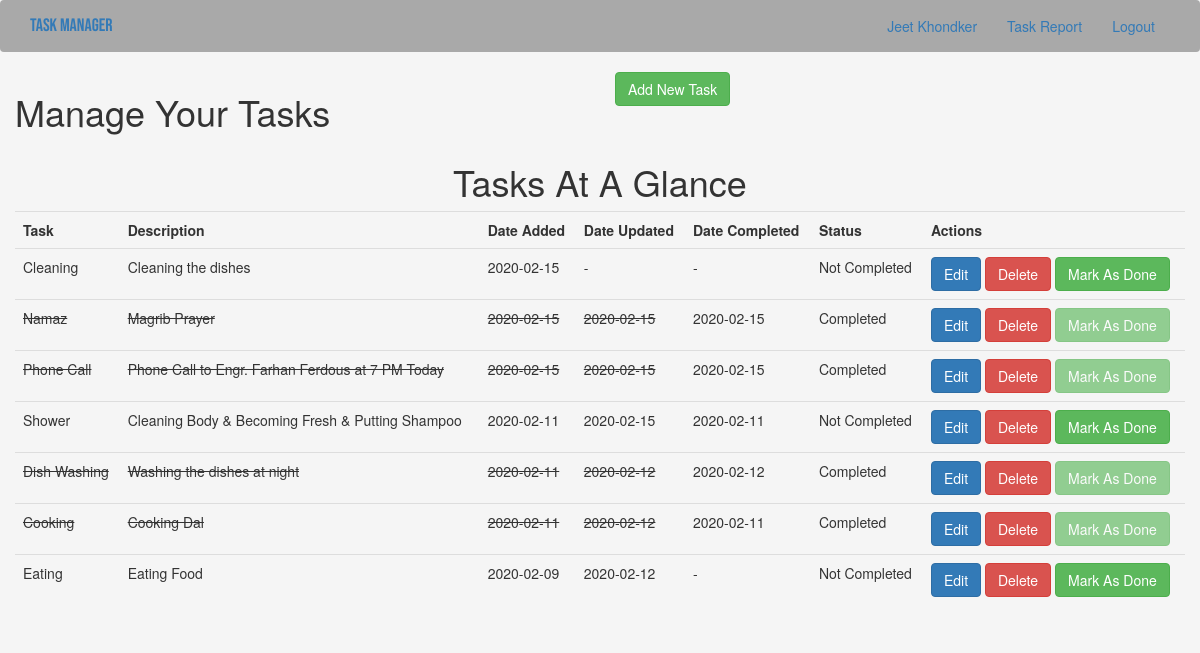
The app's page /index (signed in) with its own data.
### app/models.py (models this page shows, shortened)
class User(UserMixin, db.Model):
    __tablename__ = "user"
    id = db.Column(db.Integer, primary_key = True)
    username = db.Column(db.String(64), index = True, unique = True)
    firstName = db.Column(db.String(50))
    lastName = db.Column(db.String(50))
    email = db.Column(db.String(120), index = True, unique = True)
    password_hash = db.Column(db.String(128))
    todoitems = db.relationship("ToDo", backref = "owner", lazy = "dynamic")

class ToDo(db.Model):
    __tablename__ = "todoitems"
    item_id = db.Column(db.Integer, primary_key = True)
    title = db.Column(db.String(100), nullable = False)
    description = db.Column(db.String(200), nullable = False)
    date_created = db.Column(db.DateTime, default = datetime.utcnow)
    date_updated = db.Column(db.DateTime)
    date_completed = db.Column(db.DateTime)
    is_completed = db.Column(db.Boolean, default = False, nullable = False)
    user_id = db.Column(db.Integer, db.ForeignKey("user.id"), nullable = False)

### app/routes.py (the view)
@app.route('/', methods = ["POST", "GET"])
@app.route("/index", methods = ["POST", "GET"])
@login_required
def index():
    todoitems = ToDo.query.filter_by(user_id = current_user.id).order_by(ToDo.date_created.desc()).all()
    return render_template("index.html", todoitems = todoitems)

### app/models.py (called while the page is built)
@login.user_loader
def load_user(id):
    return User.query.get(int(id))

### app/templates/index.html (shortened to what this page needs)
{% extends "base.html" %}
{% block app_content %}
    <div class="container">
        <div class="row">
            <div class="row">
                <div class="col-md-6">
                    <h1>Manage Your Tasks</h1>
                </div>
                <div class="col-md-6">
                    <button type="button" class="btn btn-success float-right" data-toggle="modal" data-target="#addTask">Add New Task</button>
                </div>
            </div>
            <h1 class="text-center">Tasks At A Glance</h1>
            <table class="table table-hover table-dark">
                <tr>
                    <th>Task</th>
                    <th>Description</th>
                    <th>Date Added</th>
                    <th>Date Updated</th>
                    <th>Date Completed</th>
                    <th>Status</th>
                    <th>Actions</th>
                </tr>
                    {% for todoitem in todoitems %}
                        <tr>
                            {% if todoitem.is_completed == True %}
                                <td><del>{{ todoitem.title }}</del></td>
                                <td><del>{{ todoitem.description }}</del></td>
                                <td><del>{{ todoitem.date_created.date() }}</del></td>
                                <td><del>
                                    {% if todoitem.date_updated != None %}
                                        {{ todoitem.date_updated.date() }}
                                    {% else %}
                                        -
                                    {% endif %}
                                </del></td>
                                <td>
                                    {% if todoitem.date_completed != None %}
                                        {{ todoitem.date_completed.date() }}
                                    {% else %}
                                        -
                                    {% endif %}
                                </td>
                                <td>Completed</td>
                            {% else %}
                                <td>{{ todoitem.title }}</td>
                                <td>{{ todoitem.description }}</td>
                                <td>{{ todoitem.date_created.date() }}</td>
                                <td>
                                    {% if todoitem.date_updated != None %}
                                        {{ todoitem.date_updated.date() }}
                                    {% else %}
                                        -
                                    {% endif %}
                                </td>
                                <td>
                                    {% if todoitem.date_completed != None %}
                                        {{ todoitem.date_completed.date() }}
                                    {% else %}
                                        -
                                    {% endif %}
                                </td>
                                <td>Not Completed</td>
                            {% endif %}
                            <td>
                                <a href="/update/{{ todoitem.item_id }}" class="btn btn-primary edit_button" data-toggle="modal" data-target="#editItem{{todoitem.item_id}}">Edit</a>
                                <a href="/delete/{{ todoitem.item_id }}" class="btn btn-danger">Delete</a>
                                {% if todoitem.is_completed == False %}
                                    <a onclick="playDelSound(event);" href="/done/{{ todoitem.item_id }}" class="btn btn-success">Mark As Done</a>
                                {% else %}
                                    <a href="#" class="btn btn-success" disabled="disabled">Mark As Done</a>
                                {% endif %}
                            </td>
                        </tr>
                    {% endfor %}
            </table>
        </div>
    </div>
{% endblock %}

### app/templates/base.html (shortened to what this page needs)
{% extends "bootstrap/base.html" %}
{% block styles %}
    {{ super() }}
    <link rel="stylesheet" href="{{ url_for('static', filename='css/pc-style.css') }}">
{% endblock %}
{% block navbar %}
    <nav class="navbar navbar-expand-lg navbar-light bg-light">
        <div class="container">
            <div class="navbar-header">
                <a class="navbar-brand" href="{{ url_for('index') }}">Task Manager</a>
            </div>
            <div class="collapse navbar-collapse" id="bs-example-navbar-collapse-1">
                <ul class="nav navbar-nav navbar-right">
                    {% if current_user.is_anonymous %}
                        <li><a href="{{ url_for('login') }}">Login</a></li>
                    {% else %}
                        <li><a href="{{ url_for('user', username=current_user.username) }}">{{ current_user.firstName }}&nbsp;{{ current_user.lastName }}</a></li>
                        <li><a href="{{ url_for('view_taskreport', username=current_user.username) }}">Task Report</a></li>
                        <li><a href="{{ url_for('logout') }}">Logout</a></li>
                    {% endif %}
                </ul>
            </div>
        </div>
    </nav>
{% endblock %}
{% block content %}
    <div class="container">
        <div class="row">
            {% block app_content %}{% endblock %}
        </div>
    </div>
{% endblock %}

### app/static/css/pc-style.css (style rules this page uses)
body { background-color: #f5f5f5; height: 100%; }
a.navbar-brand { font-family: 'Bebas Neue', cursive; }
.navbar { background-color: darkgray; }

### records on screen
User: firstName "Jeet", lastName "Khondker"
ToDo: title "Cleaning", description "Cleaning the dishes", date_created "2020-02-15"
ToDo: title "Namaz", description "Magrib Prayer", date_created "2020-02-15", date_updated "2020-02-15", date_completed "2020-02-15", is_completed "Mark As Done"
ToDo: title "Phone Call", description "Phone Call to Engr. Farhan Ferdous at 7 PM Today", date_created "2020-02-15", date_updated "2020-02-15", date_completed "2020-02-15", is_completed "Mark As Done"
ToDo: title "Shower", description "Cleaning Body & Becoming Fresh & Putting Shampoo", date_created "2020-02-11", date_updated "2020-02-15", date_completed "2020-02-11"
ToDo: title "Dish Washing", description "Washing the dishes at night", date_created "2020-02-11", date_updated "2020-02-12", date_completed "2020-02-12", is_completed "Mark As Done"
ToDo: title "Cooking", description "Cooking Dal", date_created "2020-02-11", date_updated "2020-02-12", date_completed "2020-02-11", is_completed "Mark As Done"
ToDo: title "Eating", description "Eating Food", date_created "2020-02-09", date_updated "2020-02-12"
